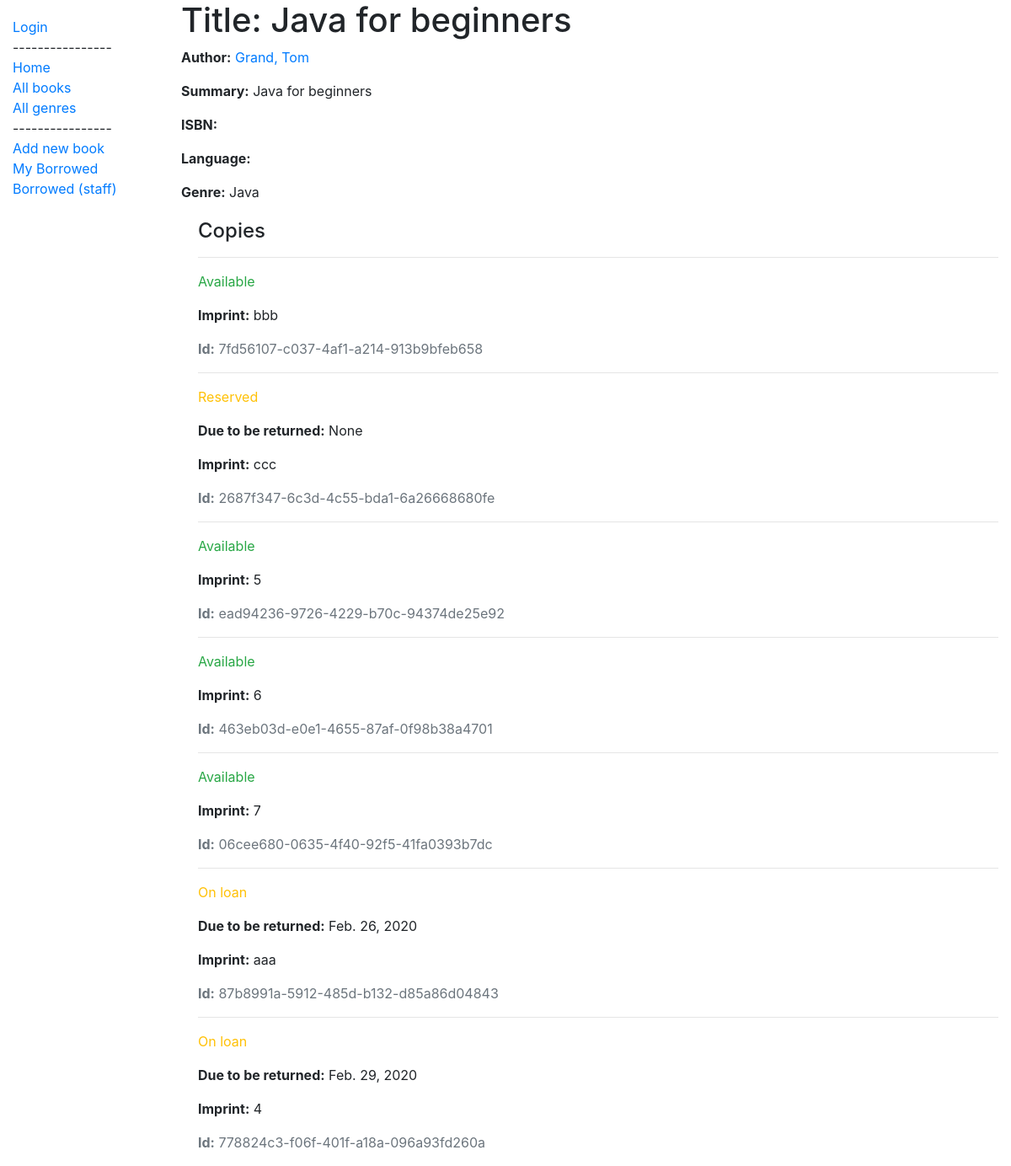
Before: /catalog/book/4/ with the older database file.
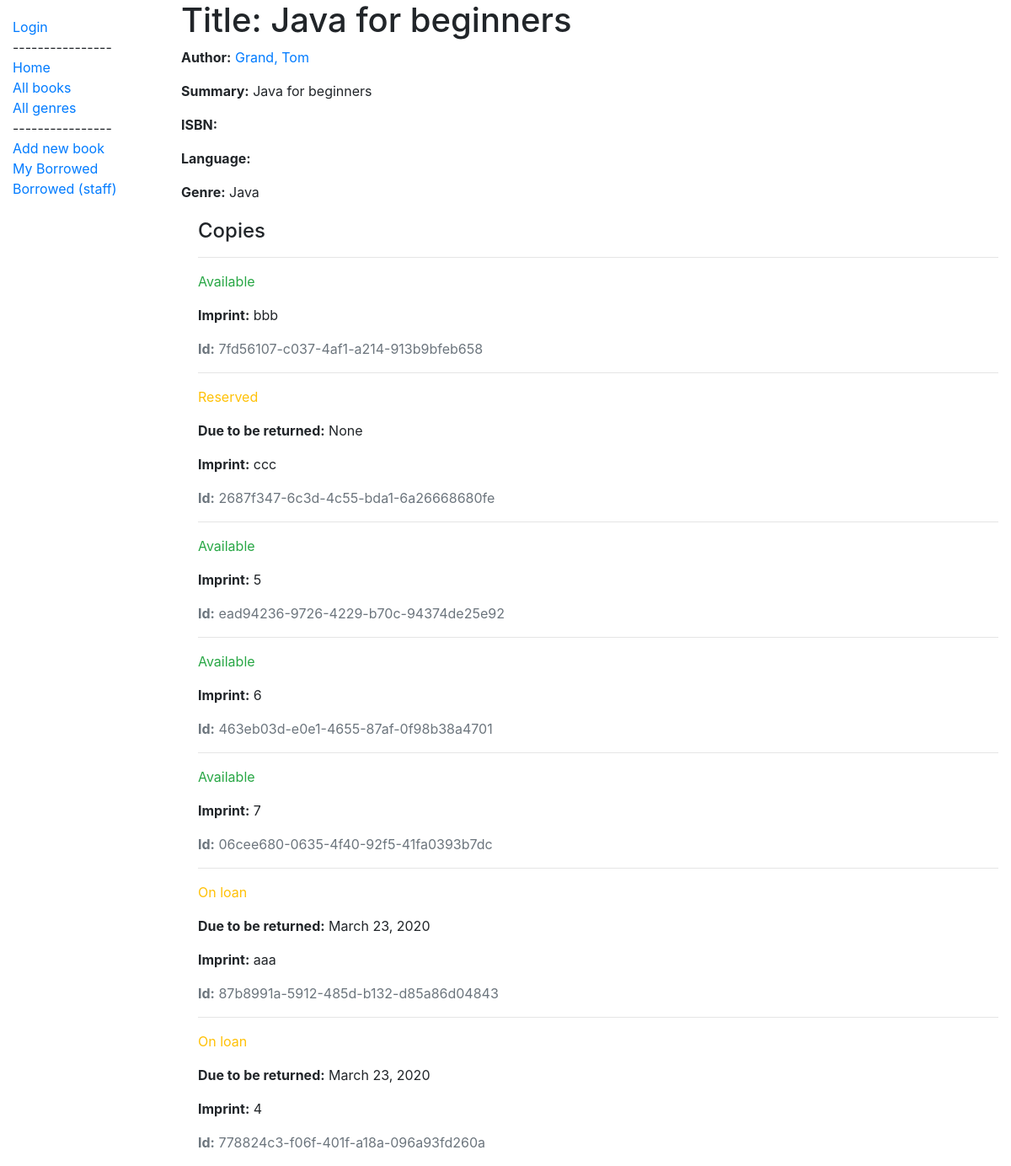
After: the same page with the newer database file.
### catalog/models.py (models this page shows, shortened)
class BookInstance(models.Model):
    id = models.UUIDField(primary_key=True, default=uuid.uuid4, help_text='Unique ID for this particular book across whole library')
    book = models.ForeignKey('Book', on_delete=models.SET_NULL, null=True)
    imprint = models.CharField(max_length=200)
    due_back = models.DateField(null=True, blank=True)
    borrower = models.ForeignKey(User, on_delete=models.SET_NULL, null=True, blank=True)
    LOAN_STATUS = (
        ('m', 'Maintenance'),
        ('o', 'On loan'),
        ('a', 'Available'),
        ('r', 'Reserved'),
    )
    status = models.CharField(
        max_length=1,
        choices=LOAN_STATUS,
        blank=True,
        default='m',
        help_text='Book availability',
    )
    class Meta:
        ordering = ['due_back']
        permissions = (("can_mark_returned", "Set book as returned"),)

### catalog/views.py (the view, shortened to what this page needs)
# urls.py: path('book/<int:pk>/', views.BookDetailView.as_view(), name='book-detail'),
class BookDetailView(generic.DetailView):
    model = Book
    template_name = "book_detail.html"

### catalog/models.py (called while the page is built)
    def __str__(self):
        return f'{self.last_name}, {self.first_name}'

    def __str__(self):
        return self.name

### templates/book_detail.html
{% extends "base_generic.html" %}
{% block content %}
  <h1>Title: {{ book.title }}</h1>
  <p><strong>Author:</strong> <a href="">{{ book.author }}</a></p>
  <p><strong>Summary:</strong> {{ book.summary }}</p>
  <p><strong>ISBN:</strong> {{ book.isbn }}</p>
  <p><strong>Language:</strong> {{ book.language }}</p>
  <p><strong>Genre:</strong> {{ book.genre.all|join:", " }}</p>
  <div style="margin-left:20px;margin-top:20px">
    <h4>Copies</h4>
    {% for copy in book.bookinstance_set.all %}
      <hr>
      <p class="{% if copy.status == 'a' %}text-success{% elif copy.status == 'm' %}text-danger{% else %}text-warning{% endif %}">
        {{ copy.get_status_display }}
      </p>
      {% if copy.status != 'a' %}
        <p><strong>Due to be returned:</strong> {{ copy.due_back }}</p>
      {% endif %}
      <p><strong>Imprint:</strong> {{ copy.imprint }}</p>
      <p class="text-muted"><strong>Id:</strong> {{ copy.id }}</p>
    {% endfor %}
  </div>
{% endblock %}

Changed rows visible on the page:
changed BookInstance "aaa": due_back "Feb. 26, 2020" → "March 23, 2020"
changed BookInstance "778824c3-f06f-401f-a18a-096a93fd260a": due_back "Feb. 29, 2020" → "March 23, 2020"
